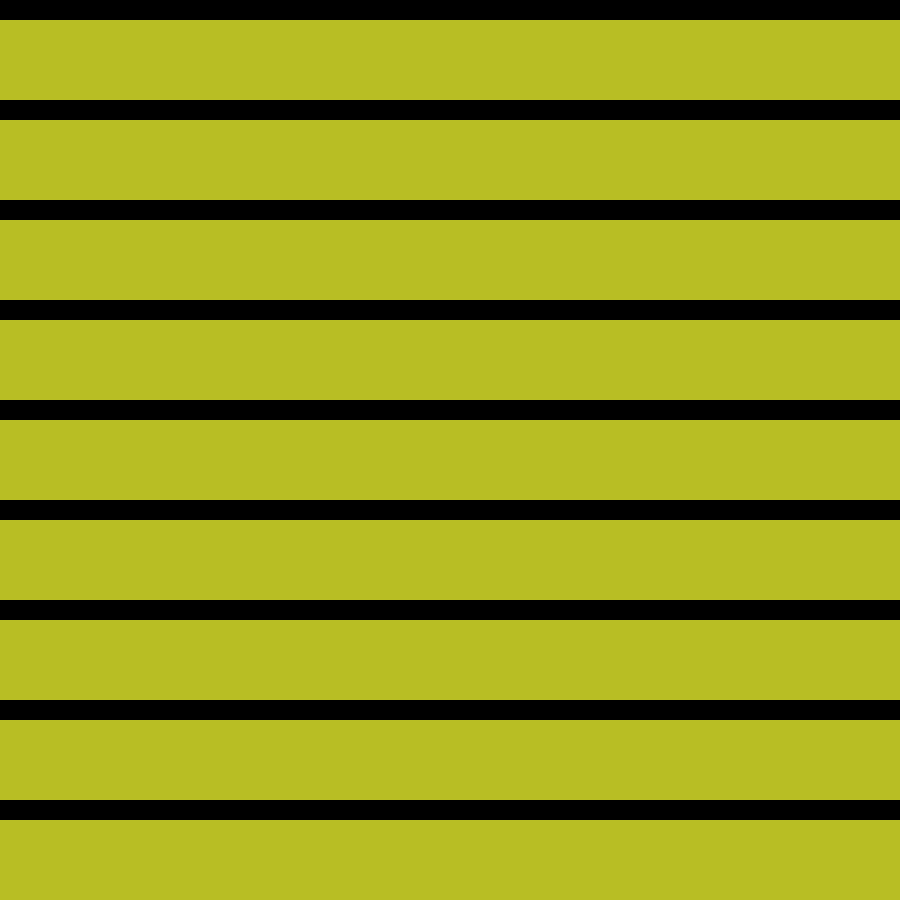
Frame 1 (no input)
Frame 60 (no input): identical to frame 1, image omitted
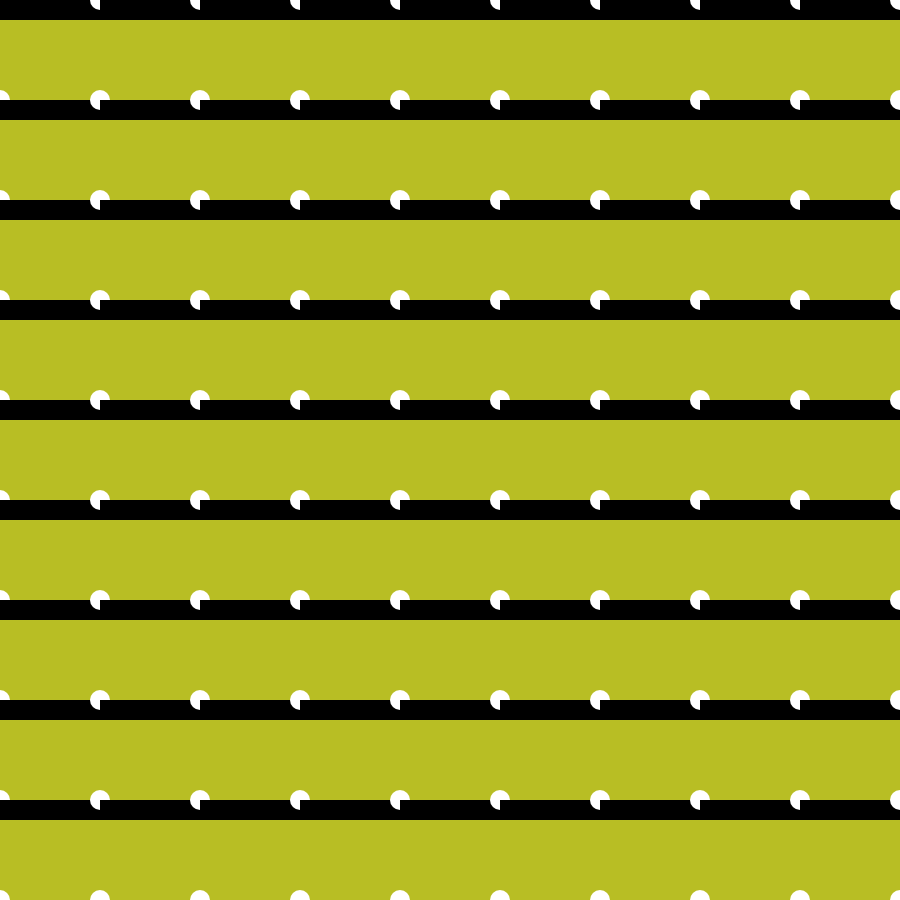
Frame 120 (the mouse pressed at the canvas centre since frame 60)

The p5.js sketch that drew these frames (run headless with seeded random() and noise() and a simulated clock; from frame 60 on, the mouse is pressed at the canvas centre):

// p5.js sketch
// ── sketch.js
let color1 = "#B8BE24";

function setup() {
  createCanvas(900, 900);
}

function draw() {
  background(color1);

  for (let j = 0; j < 10; j++) {
    for (let i = 0; i < 10; i++) {

      noStroke();
      fill("white");
      ellipse(i * 100, j * 100, map(mouseX, 0, 900, 0, 40), map(mouseX, 0, 900, 0, 40));

      fill("black");
      rect(i * 100, j * 100, 100, 20);

    }
  }
}
